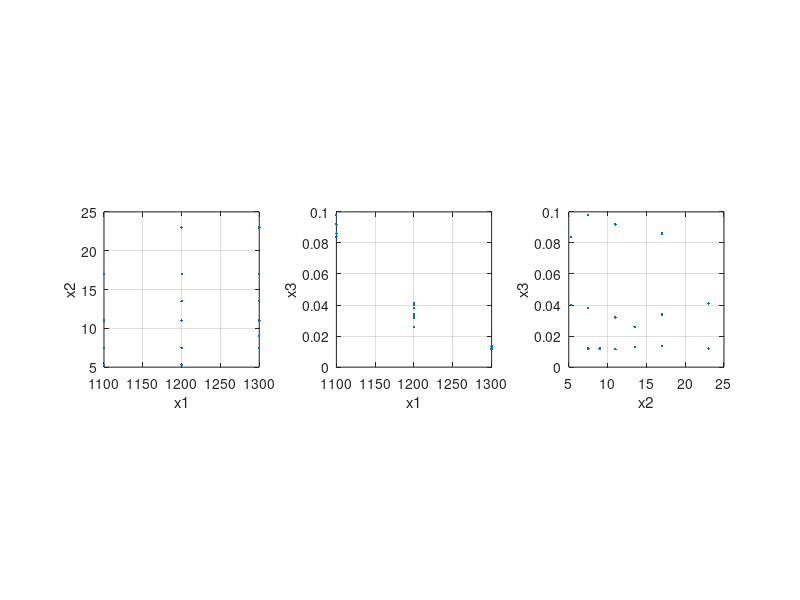

This figure's MATLAB source: (Note: this script raises an error after producing the figure.)
% Life is a bitch.
%% Description
% Yet another sampling code while learning.

load acetylene;
subplot(1,3,1)
plot(x1,x2,'.')
xlabel('x1'); ylabel('x2'); grid on; axis square

subplot(1,3,2)
plot(x1,x3,'.')
xlabel('x1'); ylabel('x3'); grid on; axis square

subplot(1,3,3)
plot(x2,x3,'.')
xlabel('x2'); ylabel('x3'); grid on; axis square

%% Something more
X = [x1 x2 x3];
D = x2fx(X,'interaction');
D(:,1) = []; % No constant term
k = 0:1e-5:5e-3;
b = ridge(y,D,k);
figure
plot(k,b,'LineWidth',2)
ylim([-100 100])
grid on
xlabel('Ridge Parameter')
ylabel('Standardized Coefficient')
title('{\bf Ridge Trace}')
legend('x1','x2','x3','x1x2','x1x3','x2x3')